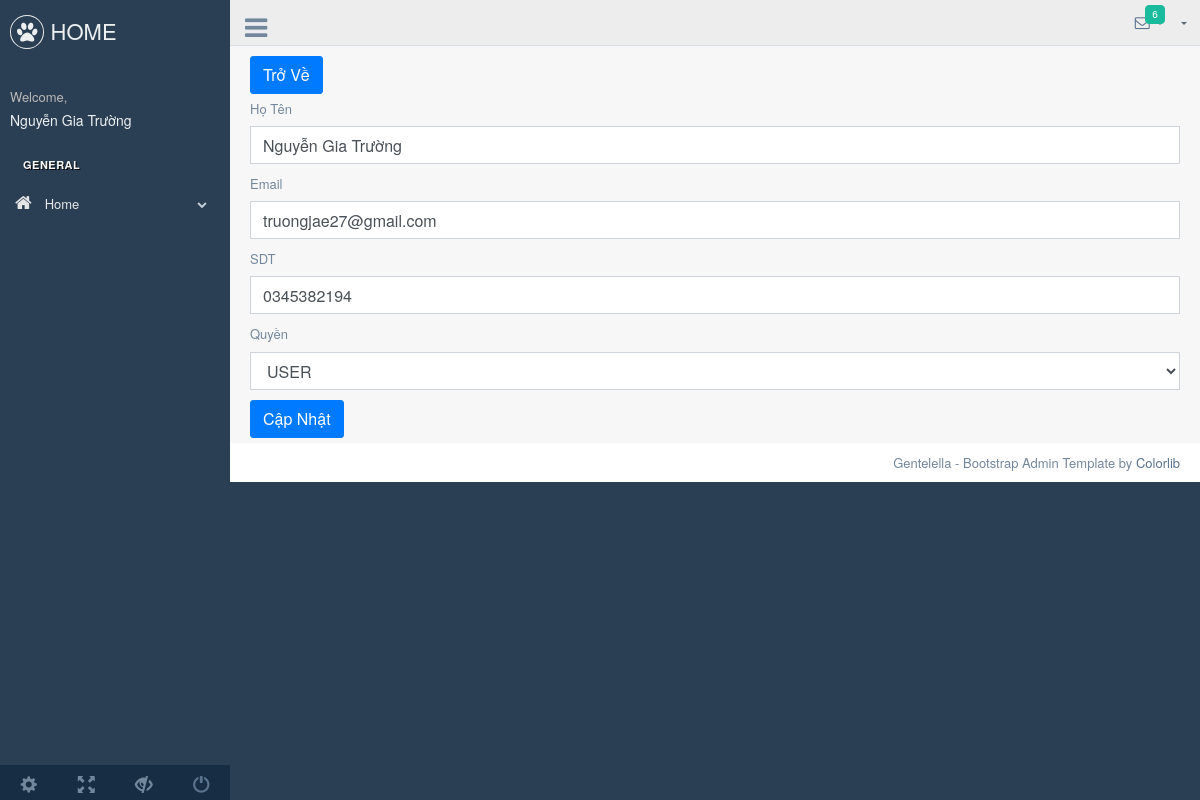
The page /admin/production/updateUser.php?id=18 (signed in) on the database its author committed.
### tables this page shows
CREATE TABLE `user` (
  `id` int(11) NOT NULL,
  `username` varchar(255) NOT NULL,
  `password` varchar(255) NOT NULL,
  `fullname` varchar(255) NOT NULL,
  `dob` date NOT NULL,
  `address` varchar(255) NOT NULL,
  `role` tinyint(1) NOT NULL DEFAULT 0,
  `gender` tinyint(1) NOT NULL DEFAULT 0,
  `email` varchar(255) NOT NULL,
  `phone` varchar(10) NOT NULL
);

### backend/auth.php (called while the page is built, shortened)
<?php
require_once (__DIR__."../../connect.php") ;
class Auth{
    public static function findOneByUsernameAndPassword($username,$password){
        global $conn;
        $sql="select * from user where username = '$username' and password = '$password'";
        $run = mysqli_query($conn,$sql)->fetch_assoc();
        return $run;
    }
    public static function loginWithCookie(){
        if(isset($_COOKIE['username']) && isset($_COOKIE['password'])) {
            $username= $_COOKIE['username'];
            $password= $_COOKIE['password'];
            $run = Auth::findOneByUsernameAndPassword($username,$password);
            return $run ? $run : null;
        }
        return null;
    }
}

### repository/userRepository.php (called while the page is built, shortened)
<?php
    require_once(__DIR__."../../connect.php");
    class UserRepository{
        public function getById($id){
            global $conn;
            $sql = "select * from user where id=$id";
            return mysqli_query($conn,$sql)->fetch_assoc();
        }
    }
?>

### admin/production/updateUser.php (the view, shortened to what this page needs)
<?php
    require_once("../../backend/filterAdmin.php");
    require_once("../../repository/userRepository.php");
    $userRepository = new UserRepository();
    $userInfo = $userRepository->getById($_GET['id']);
?>
<!DOCTYPE html>
<html lang="en">
  <head>
    <link href="../vendors/bootstrap/dist/css/bootstrap.min.css" rel="stylesheet">
    <link href="../vendors/font-awesome/css/font-awesome.min.css" rel="stylesheet">
    <link href="../vendors/nprogress/nprogress.css" rel="stylesheet">
    <link href="../vendors/iCheck/skins/flat/green.css" rel="stylesheet">
    <link href="../vendors/bootstrap-progressbar/css/bootstrap-progressbar-3.3.4.min.css" rel="stylesheet">
    <link href="../vendors/jqvmap/dist/jqvmap.min.css" rel="stylesheet"/>
    <link href="../vendors/bootstrap-daterangepicker/daterangepicker.css" rel="stylesheet">
    <link href="../build/css/custom.min.css" rel="stylesheet">
    <link href="css/shoe.css" rel="stylesheet">
  </head>
  <body class="nav-md">
    <div class="container body">
      <div class="main_container">
        <div class="col-md-3 left_col">
          <div class="left_col scroll-view">
            <div class="navbar nav_title" style="border: 0;">
              <a href="../../index.php" class="site_title"><i class="fa fa-paw"></i> <span>HOME</span></a>
            </div>
         <div class="profile clearfix">
              <div class="profile_info">
                <span>Welcome,</span>
                <h2> <?php require_once("../../backend/filterWithCookieAdmin.php") ?></h2>
              </div>
            </div>
            <br />
            <div id="sidebar-menu" class="main_menu_side hidden-print main_menu">
              <div class="menu_section">
                <h3>General</h3>
                <ul class="nav side-menu">
                  <li><a><i class="fa fa-home"></i> Home <span class="fa fa-chevron-down"></span></a>
                  </li>
                </ul>
              </div>
            </div>
            <div class="sidebar-footer hidden-small">
              <a data-toggle="tooltip" data-placement="top" title="Settings">
                <span class="glyphicon glyphicon-cog" aria-hidden="true"></span>
              </a>
              <a data-toggle="tooltip" data-placement="top" title="FullScreen">
                <span class="glyphicon glyphicon-fullscreen" aria-hidden="true"></span>
              </a>
              <a data-toggle="tooltip" data-placement="top" title="Lock">
                <span class="glyphicon glyphicon-eye-close" aria-hidden="true"></span>
              </a>
              <a data-toggle="tooltip" data-placement="top" title="Logout" href="login.html">
                <span class="glyphicon glyphicon-off" aria-hidden="true"></span>
              </a>
            </div>
          </div>
        </div>
        <div class="top_nav">
          <div class="nav_menu">
              <div class="nav toggle">
                <a id="menu_toggle"><i class="fa fa-bars"></i></a>
              </div>
              <nav class="nav navbar-nav">
              <ul class=" navbar-right">
                <li class="nav-item dropdown open" style="padding-left: 15px;">
                  <a href="javascript:;" class="user-profile dropdown-toggle" aria-haspopup="true" id="navbarDropdown" data-toggle="dropdown" aria-expanded="false">
                  <?php require_once("../../backend/filterWithCookieAdmin.php") ?>
                  </a>
                </li>
                <li role="presentation" class="nav-item dropdown open">
                  <a href="javascript:;" class="dropdown-toggle info-number" id="navbarDropdown1" data-toggle="dropdown" aria-expanded="false">
                    <i class="fa fa-envelope-o"></i>
                    <span class="badge bg-green">6</span>
                  </a>
                </li>
              </ul>
            </nav>
          </div>
        </div>
        <div class="right_col" role="main">
        <a class="btn btn-primary" href="user.php" role="button">Trở Về</a>
        <form method="POST" action="">
        <div class="form-group">
          <label for="exampleInputEmail1">Họ Tên</label>
          <input required value="<?php echo $userInfo['fullname']?>" minlength="5" maxlength="50" name="fullname" type="text" class="form-control" id="exampleInputEmail1" aria-describedby="emailHelp" placeholder="Nhập tên giày">
        </div>
        <div class="form-group">
          <label for="exampleInputPassword1">Email</label>
          <input required value="<?php echo $userInfo['email']?>" minlength="5" maxlength="50" name="email" type="email" class="form-control" id="exampleInputPassword1" placeholder="Nhập giá tiền">
        </div>
        <div class="form-group">
          <label for="exampleInputPassword1">SDT</label>
          <input required value="<?php echo $userInfo['phone']?>" minlength="0" maxlength="10" name="phone" type="number" class="form-control" id="exampleInputPassword1" placeholder="Nhập giá tiền">
        </div>
        <div class="form-group">
          <label for="exampleInputPassword1">Quyền</label>
          <select name="role" class="form-control">
          <option <?php if($userInfo['role']==0) echo "selected" ?> value="0" >USER</option>
        </select>
        </div>
        <button name="submit" type="submit" class="btn btn-primary">Cập Nhật</button>
     </form>
        </div>
        <footer>
          <div class="pull-right">
            Gentelella - Bootstrap Admin Template by <a href="https://colorlib.com">Colorlib</a>
          </div>
          <div class="clearfix"></div>
        </footer>
      </div>
    </div>
  </body>
</html>

### backend/filterWithCookieAdmin.php
<?php
    require_once("auth.php");
    $checkCookie = Auth::loginWithCookie();
    if($checkCookie != null){
        echo $checkCookie['fullname'];
    }
?>

### rows shown on the page
user: fullname "Nguyễn Gia Trường"
user: fullname "Nguyễn Gia Trường", email "truongjae27@gmail.com", phone "0345382194", role "USER"
